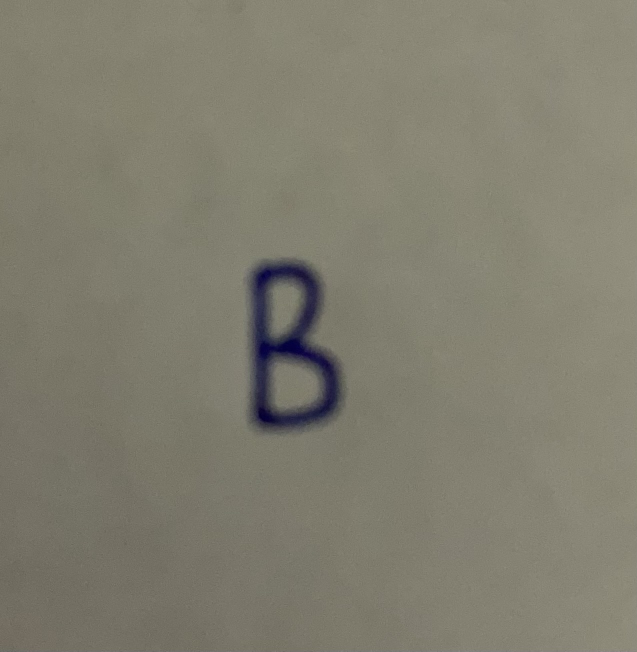
#> input picture b.jpg, 1274 x 1303 px (shown at 1/2 size)
$ python img.py
#> lines starting #> are read from the running program, lines starting #| are printed output that depends on the picture; after the words box and inside, x2 and y2 are one past the last pixel; in counts of white or black regions, pixels touching at a corner belong together
import cv2
import matplotlib.pyplot as plt

img = cv2.imread('b.jpg',cv2.IMREAD_GRAYSCALE)
#> img: shape (1303, 1274); min 3, max 151, mean 124.5
img = cv2.bitwise_not(img)
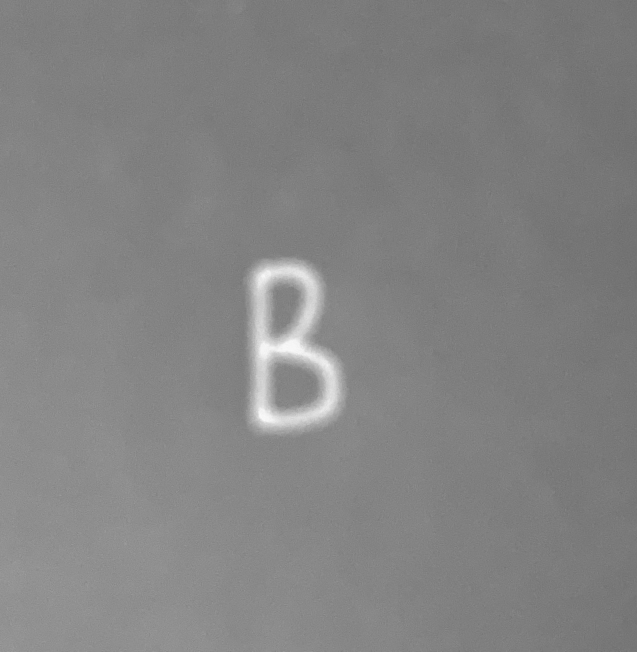
#> img: shape (1303, 1274) (shown at 1/2 size); min 104, max 252, mean 130.5
img = cv2.GaussianBlur(img, (7,7), 0)

# !!! resize the img so it won't be too big (if it's big)
if len(img) > 1500 or len(img[0]) > 1500:
    img = cv2.resize(img, (int(len(img[0])/2.5),int(len(img)/2.5)), interpolation = cv2.INTER_CUBIC)

plt.imshow(img)
plt.show()

#threshold filter to image(make the dark areas absolutely black)
sum = 0
after_sum = 0
for i in range(len(img)):
    for j in range(len(img[0])):
        #sum += img[i, j]
        if img [i,j] < 155:
            img[i,j] = 0
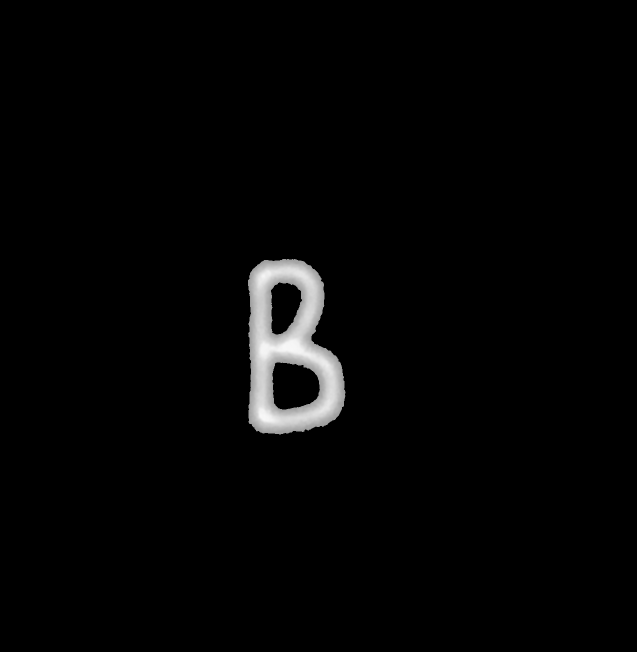
#> img: shape (1303, 1274) (shown at 1/2 size); min 0, max 247, mean 4.9
        # [5 lines of commented-out code are left out]

plt.imshow(img)
plt.show()

#crop to square
points = cv2.findNonZero(img)
#> points = contour of 41702 points, box (x1, y1, x2, y2) (496, 518, 691, 869), area 5118
x, y, w, h = cv2.boundingRect(points)
#> x = 496; y = 518; w = 195; h = 351
if (w > 0 and h > 0):
    if w > h:
      y = y - (w-h)//2
      img = img[y:y+w, x:x+w]
    else:
      x = x - (h-w)//2
#> x = 418
      img = img[y:y+h, x:x+h]
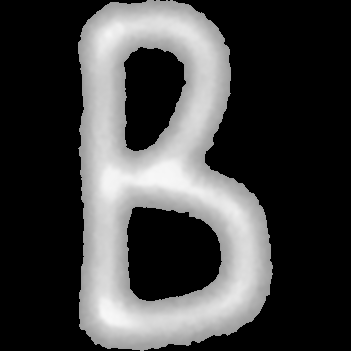
#> img: shape (351, 351); min 0, max 247, mean 65.8


img = cv2.resize(img, (28,28), interpolation = cv2.INTER_CUBIC)
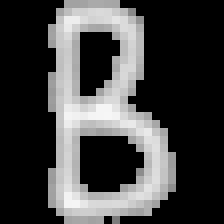
#> img: shape (28, 28) (shown 8 times larger); min 0, max 246, mean 65.8


plt.imshow(img)
plt.show()

$ run again, with z.jpg copied over b.jpg
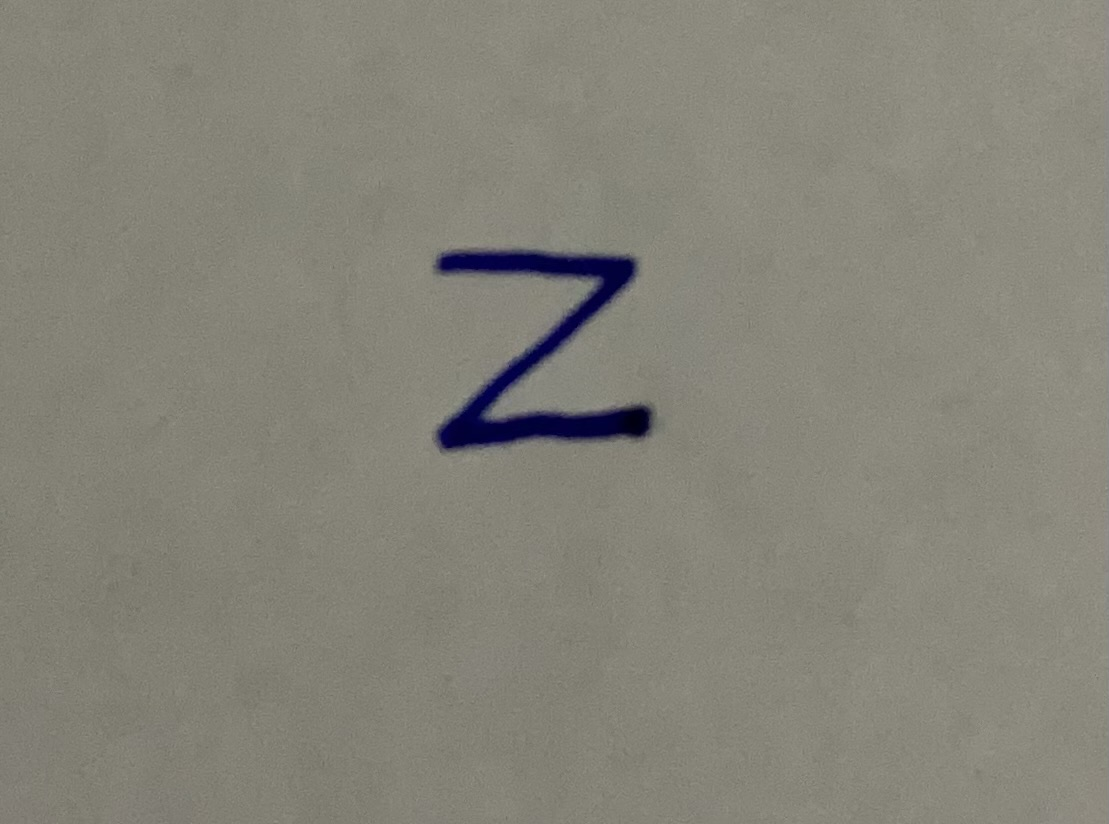
#> input picture z.jpg, 1109 x 824 px
#> after the loop `for i in range(len(img)):`:
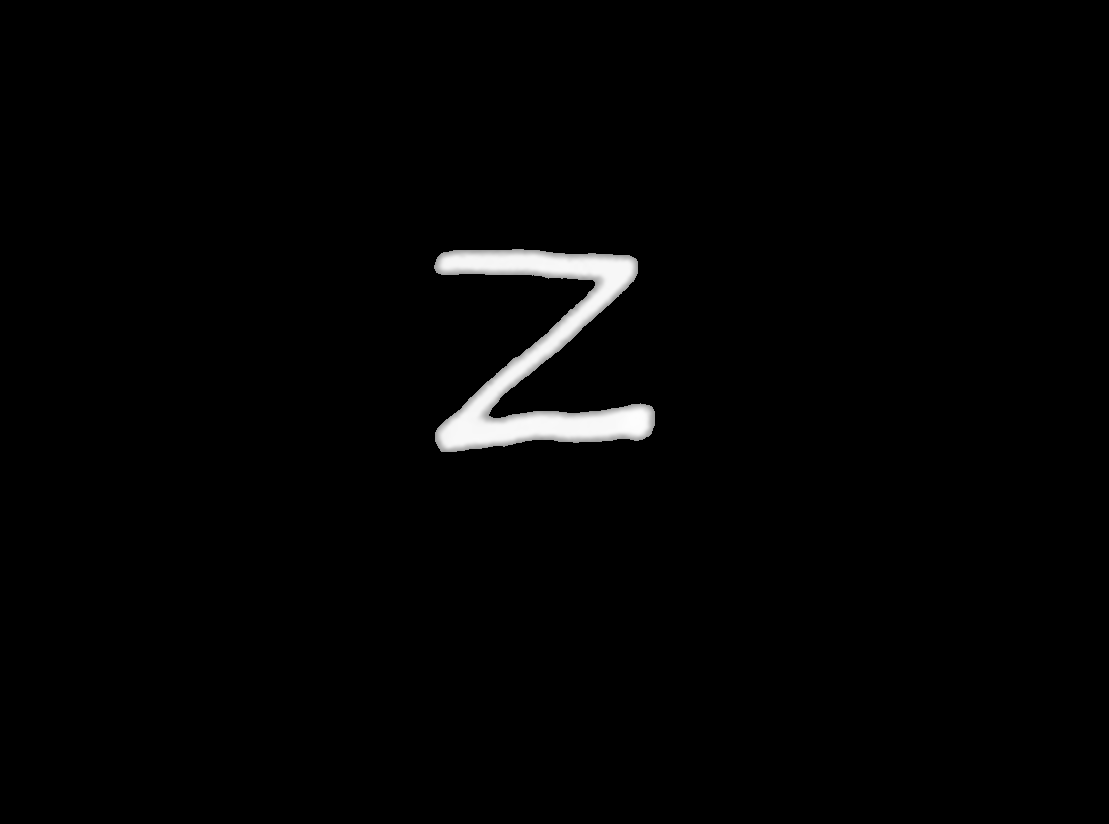
#> img: shape (824, 1109); min 0, max 253, mean 3.9
#> points = contour of 16300 points, box (x1, y1, x2, y2) (434, 249, 655, 452), area 12204
#> `x, y, w, h = cv2.boundingRect(points)`: x = 434; y = 249; w = 221; h = 203
#> `y = y - (w-h)//2`: y = 240
#> `img = cv2.resize(img, (28,28), interpolation = cv2.INTER_CUBIC)`:
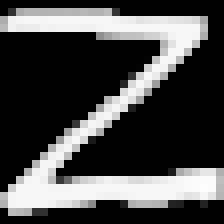
#> img: shape (28, 28) (shown 8 times larger); min 0, max 253, mean 73.1
